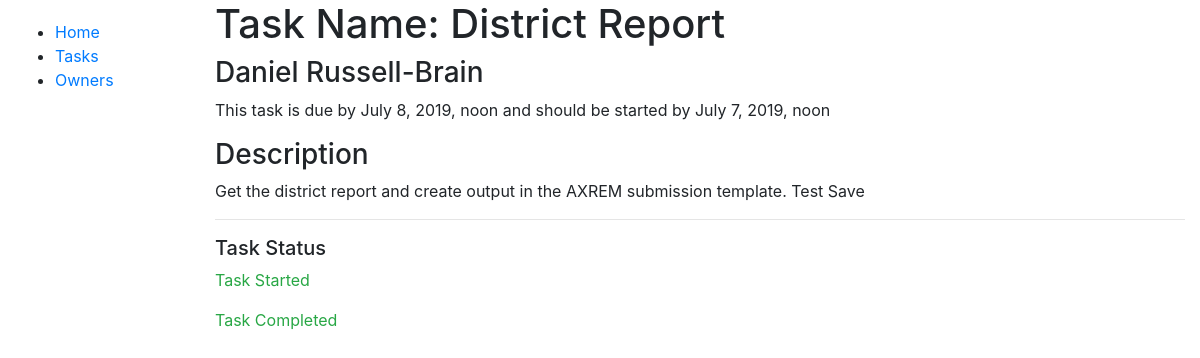
/tasks/subtasks/5, run on the app's committed database.
### tasks/models.py (models this page shows, shortened)
class AbstractTask(models.Model):
    title = models.CharField(max_length=150, help_text='Task Name')
    owner = models.ForeignKey('Owner', null=False, blank=False, on_delete=models.CASCADE)
    description = models.TextField(blank=True, null=True)
    duration_days = models.IntegerField(default=0, null=True, blank=True)
    duration_hours = models.IntegerField(default=0, null=True, blank=True)
    duration_minutes = models.IntegerField(default=0, null=True, blank=True)
    due_date = models.DateTimeField(blank=False, null=False)
    started = models.BooleanField(default=False)
    finished = models.BooleanField(default=False)
    @property
    def start_by(self):
        seconds = float((self.duration_hours*3600) + (self.duration_minutes * 60))
        return self.due_date - dt.timedelta(
            days=float(self.duration_days), seconds=seconds
        )
    class Meta:
        ordering = ['due_date']
        abstract = True

class SubTask(AbstractTask):
    owner = models.ForeignKey(Owner, null=True, blank=True, on_delete=models.SET_NULL)
    task = models.ForeignKey(Task, on_delete=models.CASCADE)
    work_time = models.DecimalField(default=0, decimal_places=5, max_digits=300)

class Owner(models.Model):
    person = models.ForeignKey(Person, on_delete=models.CASCADE)
    def name(self):
        return f'{self.person.first} {self.person.last}'
    def __str__(self):
        return self.name()

class Person(models.Model):
    first = models.CharField(max_length=100)
    last = models.CharField(max_length=100)
    department = models.ForeignKey('Department', null=True, blank=False, on_delete=models.SET_NULL)

### tasks/views.py (the view)
# urls.py: path('subtasks/<int:pk>', SubTaskDetailView.as_view(), name='subtask-detail')
class SubTaskDetailView(DetailView):
    model = SubTask

### tasks/templates/tasks/subtask_detail.html
{% extends 'base.html' %}
{% block content %}
<h1>Task Name: {{ subtask.title }}</h1>
<h3>{{ subtask.owner }}</h3>
<p>This task is due by {{ subtask.due_date }} and should be started by {{ subtask.start_by }}</p>
<h3>Description</h3>
<p>{{ subtask.description }}</p>
<hr>
<h5>Task Status</h5>
{% if subtask.started %}<p class="text-success">Task Started</p>
{% else %}<p class="text-danger">Task Not Started</p>{% endif %}
{% if subtask.finished %}<p class="text-success">Task Completed</p>
{% else %}<p class="text-danger">Task Incomplete</p>{% endif %}
{% endblock %}

### data on the page
SubTask: title "District Report", owner "Daniel Russell-Brain", due_date "July 8, 2019, noon", start_by "July 7, 2019, noon", description "Get the district report and create output in the AXREM submission template. Test Save"
